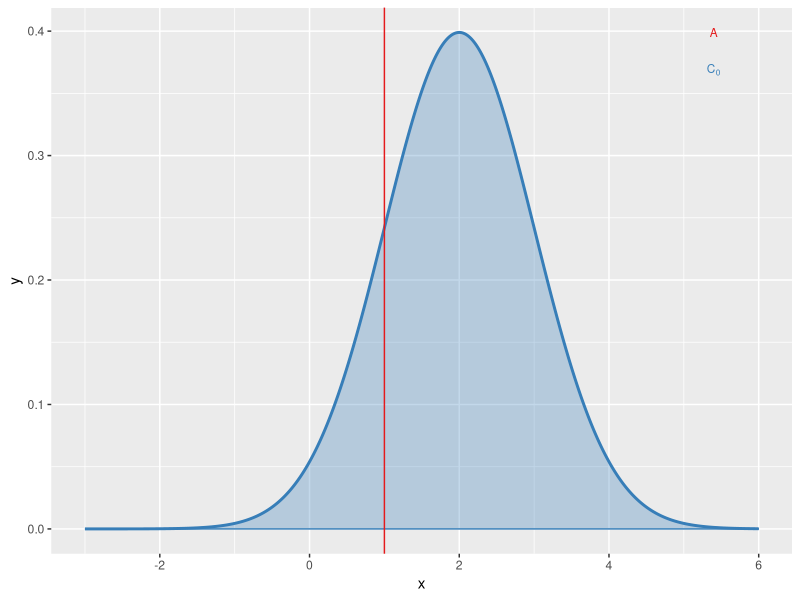
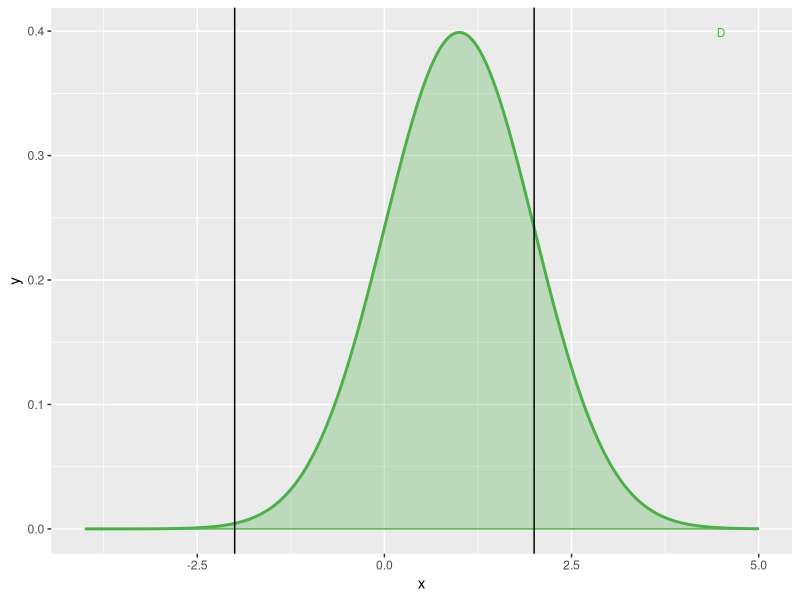
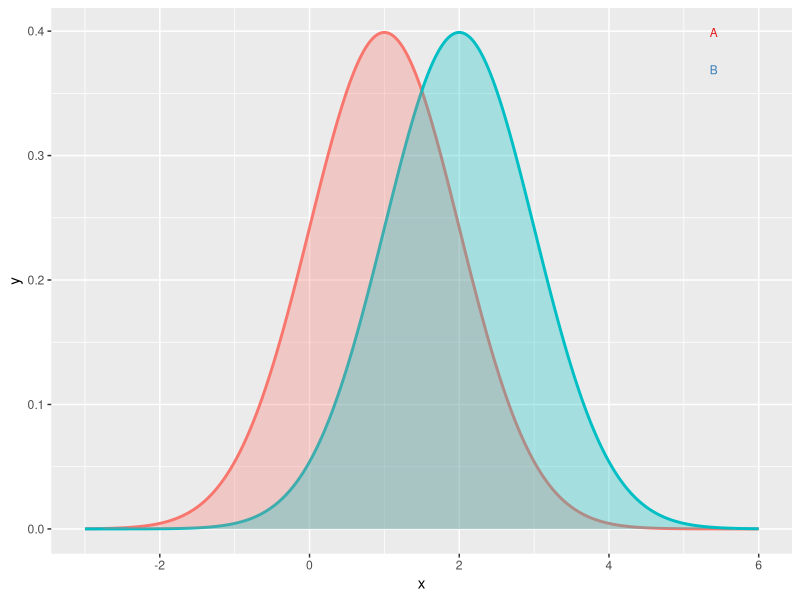
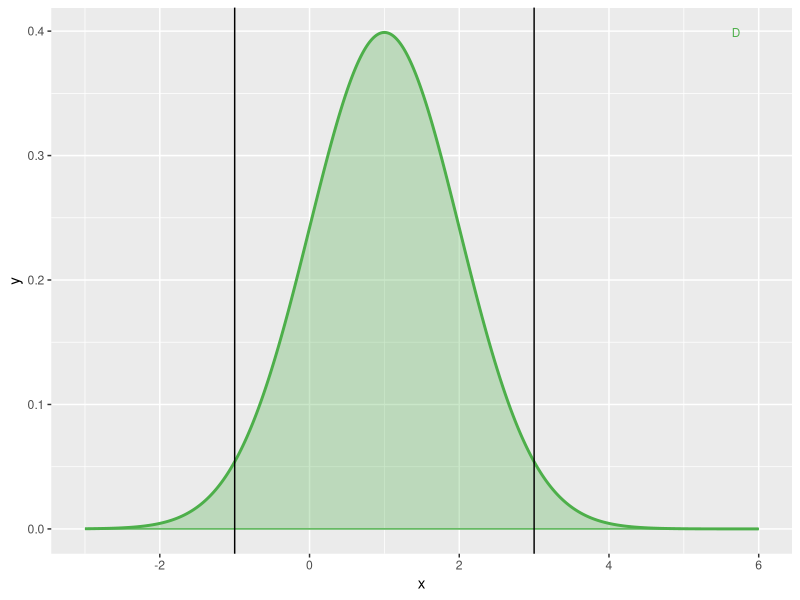
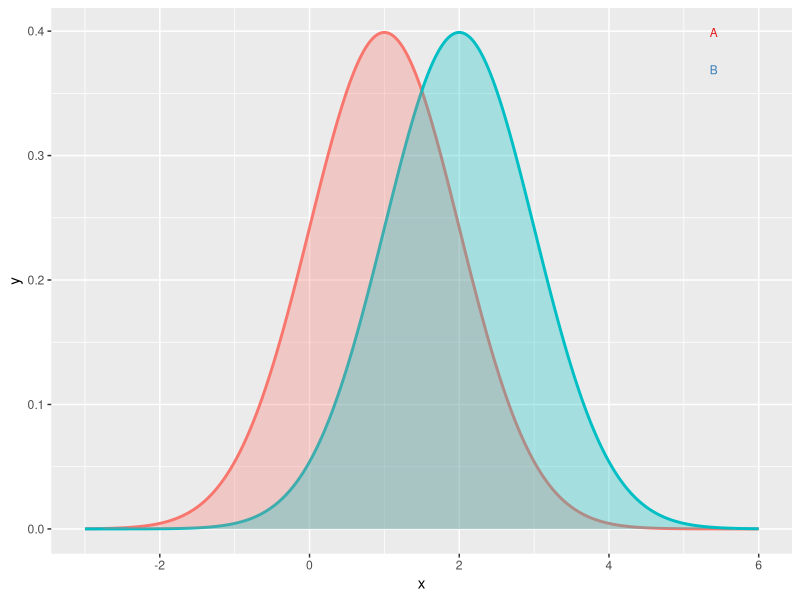

The R source for these figures, in order:

# This script produces a figure defining MAXEL for one-sample and two-sample two-tailed datasets
# Bruce Corliss
# 9/1/2019

# Load packages
library(ggplot2)
library(tibble)
library(RColorBrewer)
library(broom)
library(gridExtra)
library(grid)
library(rlang)

setTimeLimit(cpu = Inf, elapsed = Inf, transient = FALSE)
setSessionTimeLimit(cpu = Inf, elapsed = Inf)

# choose colors for plotting
color_pal = brewer.pal(3, "Set1")

# Initial parameters
nsamples = 15
ngroups = 2
set.seed(0)
dist_text_size=3;
title_font_size=7;
equ_font_size=8;

### Case 1: one-sample
# 1.1 distribution A, B
x <- seq(-3,6,.01)
mu <- 2
sd <- 1
data1_1 = tibble(group=factor("1"), x=x,
         y=smooth.spline(x,dnorm(x, mean = mu, sd = sd, log = FALSE))$y)
C0 <- 1;
p1_1 <- ggplot(data1_1, aes(x = x, y = y, group = group, fill = color_pal[2])) +
  geom_line(size = 1, color = color_pal[2]) + 
  geom_ribbon(data = data1_1, aes(x = x,ymax = y),ymin = 0, alpha=0.3, color = color_pal[2], fill = color_pal[2]) +
  annotate("text",x=max(data1_1$x)*.9, y=c(max(data1_1$y), max(data1_1$y)-.03),
           label = c("A","C[0]"), parse=TRUE,color=color_pal[c(1,2)],
           size = dist_text_size,hjust = c(.5,.5)) + 
  geom_vline(xintercept=C0, color = color_pal[1]) + 
#  annotateText = c("A","C[0]", hjustvar = c(0,0), justvar = c(1,1)) +
#  annotate("text", x = 5, y = 0.4 + 0.02, label = "C[0]",
#           parse=TRUE,color=color_pal[1],size = dist_text_size) +
  theme(plot.title = element_text(hjust = 1,size = title_font_size),legend.position = "none") 


### 1.2: difference with one-sample
data1_2 <- data1_1
data1_2$x <- data1_1$x-C0
p1_2 <- ggplot(data1_2, aes(x = x, y = y, group = group, fill = color_pal[3])) +
  geom_line(size = 1, color = color_pal[3]) + 
  geom_ribbon(data = data1_2, aes(x = x,ymax = y),ymin = 0, alpha=0.3, 
              color = color_pal[3], fill = color_pal[3]) +
  annotate("text",x=max(data1_2$x)*.9, y=max(data1_2$y), label = "D",
           parse=TRUE,color=color_pal[3],size = dist_text_size,hjust = .5) + 
  theme(plot.title = element_text(hjust = 1, size = title_font_size)) +
  geom_vline(xintercept=-2*sd) +
  geom_vline(xintercept=+2*sd)


### Case 2: two sample paired
# 2.1 distribution A, B
x <- seq(-3,6,.01)
mu <- c(1,2)
sd <- c(1,1)
data2_1 = rbind(
  tibble(group=factor("1"), x=x,
         y=smooth.spline(x,dnorm(x, mean = mu[1], sd = 1, log = FALSE))$y),
  tibble(group=("2"), x=x,
         y=smooth.spline(x,dnorm(x, mean = mu[2], sd = 1, log = FALSE))$y))

p2_1 <- ggplot(data2_1, aes(x=x, y=y, group=group, fill=group)) +
  geom_line(size=1,aes(color=group)) + 
  geom_ribbon(data=data2_1, 
              aes(x=x,ymax=y),ymin=0,alpha=0.3) +
  annotate("text",x=max(data2_1$x)*.9, y=c(max(data2_1$y), max(data1_1$y)-.03),
           label = c("A","B"), parse=TRUE,color=color_pal[c(1,2)],
           size = dist_text_size,hjust = c(.5,.5)) + 
  theme(plot.title = element_text(hjust = 1, size = title_font_size),legend.position = "none") 


### 2.2: difference two sample paired
x3_2 <- seq(-3,6,.01)
data2_2 = tibble(group=factor("1"), x=x3_2,
                 y=smooth.spline(x,dnorm(x, mean = mu[2]-mu[1], sd = 1, log = FALSE))$y)
p2_2 <-ggplot(data2_2, aes(x=x, y=y, group=group, fill=group, color=color_pal[3])) +
  geom_line(size=1,color=color_pal[3]) + 
  geom_ribbon(ymax = data2_2$y,aes(ymin=0), alpha = 0.3, fill=color_pal[3],color=color_pal[3]) +
  annotate("text",x=max(data2_2$x)*.95, y=max(data2_2$y), label = "D",
           parse=TRUE,color=color_pal[3],size = dist_text_size,hjust = .5) +
  geom_vline(xintercept=mu[2]-mu[1]-2*sd[1]) +
  geom_vline(xintercept=mu[2]-mu[1]+2*sd[2]) +
  theme(plot.title = element_text(hjust = 1, size = title_font_size)) 

### Case 3: Unpaired two-sample
# 3.1 distribution A, B
x <- seq(-3,6,.01)
mu <- c(1,2)
sd <- c(1,1)
data3_1 = rbind(
  tibble(group=factor("1"), x=x,
         y=smooth.spline(x,dnorm(x, mean = mu[1], sd = 1, log = FALSE))$y),
  tibble(group=("2"), x=x,
         y=smooth.spline(x,dnorm(x, mean = mu[2], sd = 1, log = FALSE))$y))

p3_1 <- ggplot(data3_1, aes(x=x, y=y, group=group, fill=group)) +
  geom_line(size=1,aes(color=group)) + 
  geom_ribbon(data=data3_1, aes(x=x,ymax=y),ymin=0,alpha=0.3) +
  annotate("text",x=max(data3_1$x)*.9, y=c(max(data3_1$y), max(data1_1$y)-.03),
           label = c("A","B"), parse=TRUE,color=color_pal[c(1,2)],
           size = dist_text_size,hjust = c(.5,.5)) +  
  theme(plot.title = element_text(hjust = 1, size = title_font_size),legend.position = "none") 


### 3.2: difference of Unpaired two-sample
x3_2 <- seq(-3,6,.01)
data3_2 = tibble(group=factor("1"), x=x3_2,
                 y=smooth.spline(x,dnorm(x, mean = mu[2]-mu[1], sd = 1, log = FALSE))$y)
p3_2 <-ggplot(data3_2, aes(x=x, y=y, group=group, fill=group, color=color_pal[3])) +
  geom_line(size=1,color=color_pal[3]) + 
  geom_ribbon(ymax = data3_2$y,aes(ymin=0), alpha = 0.3, fill=color_pal[3],color=color_pal[3]) +
  annotate("text",x=max(data3_2$x)*.9, y=max(data3_2$y), label = "D",
           parse=TRUE,color=color_pal[3],size = dist_text_size,hjust = .5) +
  geom_vline(xintercept=mu[2]-mu[1]-2*sd[1]) +
  geom_vline(xintercept=mu[2]-mu[1]+2*sd[2]) +
  theme(plot.title = element_text(hjust = 1, size = 10)) 


### Figure creation
## Assign objects to GROB table
# Column names
gs <- lapply(1:16, function(ii) grobTree(rectGrob(gp = gpar(fill = ii, alpha = 0.5)), textGrob(ii)))
gs[[2]] <- textGrob("Initial Distribution", just = "centre", gp = gpar(fontface = "bold", fontsize = 10))
gs[[3]] <- textGrob("Effect Distribution", just = "centre", gp = gpar(fontface = "bold", fontsize = 10))
gs[[4]] <- textGrob("Equations", just = "centre", gp = gpar(fontface = "bold", fontsize = 10))


# Row Names for figure
gs[[1]] <- textGrob("", rot = 90)
gs[[5]] <- textGrob("1-Sample", rot = 90, just = "centre", gp = gpar(fontface = "bold", fontsize = 10))
gs[[9]] <- textGrob("2-Sample, Paired", rot = 90, just = "centre", gp=gpar(fontface = "bold", fontsize = 10))
gs[[13]] <- textGrob("2-Sample, Unpaired", rot = 90, just = "centre", gp = gpar(fontface = "bold", fontsize = 10))

### Equations for figure %>% 


df_1s <- data.frame(equations = c(
  "list(A==N(mu[A],sigma[A]),~~C[0]==1)",
  "list(italic(bar(x)[D])==bar(x)[A]-C[0],~s[D]^2==s[A]^2)",
  "MXL==max*({}~abs({}~italic(bar(x)[1])-C[0]%+-%italic(t)[alpha/2]~s[1]~{})~{})"
  ))

df_2s_p <- data.frame(equations = c(
  "list(A==N(mu[A],sigma[A]),B==N(mu[B],sigma[B]))",
  "italic(bar(x)[D])==frac(1,n)*phantom(0)*sum({}~(x[list(i,A)]-x[list(i,B)])~{},i==1,n)",
  "s[D]== sqrt(frac(1,n)*phantom(0)*sum((x[list(i,A)]-x[list(i,B)]-italic(bar(x)[D])),i==1,n)^2)",
  "MXL==max*({}~abs({}~italic(bar(x)[D])%+-%italic(t)[alpha/2]~s[D]/sqrt(n)~{})~{})",
  "Rel~MXL==frac(max*({}~abs({}~italic(bar(x)[D])%+-%italic(t)[alpha/2]~s[D]~{})~{}),
     min*({}~abs({}~italic(bar(x)[A])%+-%italic(t)[alpha/2]~s[A]/sqrt(n)~{})~{}))"
))

df_2s_unp <- data.frame(equations = c(
  "list(A==N(mu[A],sigma[A]),B==N(mu[B],sigma[B]))",
  "list(italic(bar(x)[A])==sum(frac(italic(bar(x)[A]),n),i==1,n)~~-sum(frac(italic(bar(x)[B]),n),i==1,n),s[D]==sqrt(s[A]^2/n + s[B]^2/n))",
  "MXL==max*({}~abs({}~italic(bar(x)[D])%+-%italic(t)[alpha/2]~s[D]/sqrt(n)~{})~{})",
  "Rel~MXL==frac(max*({}~abs({}~italic(bar(x)[D])%+-%italic(t)[alpha/2]~s[D]~{})~{}),
    min*({}~abs({}~italic(bar(x)[A])%+-%italic(t)[alpha/2]~s[A]/sqrt(n)~{})~{}))"
))

tt = ttheme_minimal(core=list(fg_params=list(hjust=0,x=0.02,fontsize=10,fontfamily="serif",parse=TRUE)))



# One sample test
a=ggplotGrob(p1_1)
gs[[6]] <- p1_1
gs[[7]] <- p1_2
gs[[8]] <- tableGrob( d = df_1s,rows=NULL, cols=NULL,theme=tt)
# Two sample, paired
gs[[10]] <- p2_1
gs[[11]] <- p2_2
gs[[12]] <- tableGrob( d = df_2s_p,rows=NULL, cols=NULL,theme=tt)
# Two sample, unpaired
gs[[14]] <- p3_1
gs[[15]] <- p3_2
gs[[16]] <- tableGrob( d = df_2s_unp,rows=NULL, cols=NULL,theme=tt)


# Arrange grob obejcts into grid
gt <- arrangeGrob(grobs = gs, layout_matrix = rbind(seq(1,4,1),
                                                    seq(5,8,1),
                                                    seq(9,12,1),
                                                    seq(13,16,1)))

# Add outlines around columna and row names
gt <- gtable::gtable_add_grob(gt, grobs = rectGrob(gp=gpar(fill=NA, lwd=2)), 
                              t = 1, b = 1, l = 2, r = ncol(gt))

gt <- gtable::gtable_add_grob(gt, grobs = rectGrob(gp=gpar(fill=NA, lwd=2)), 
                              t = 2, b = nrow(gt), l = 1, r = 1)

# Change relative height of gtable rows
gt$heights <- unit(c(.04, .32,.32, .32), "npc")
gt$widths <- unit(c(.035, .325, .325, .3), "npc")




gt_pad <- gtable::gtable_add_padding(gt, unit(0, "inch"))




ggsave("figure/figure_1_maxel_definition.pdf", gt_pad, device = "pdf", path = NULL,
       scale = 1, width = 7, height = 7, units = "in",
       dpi = 300, limitsize = TRUE,paper="letter")




# 
# 
# 
# # Table of MAXEL equations
# equ_tbl = data.frame(maxel = c("d == bar(X[A]) + bar(X[B])",
#                                "d == bar(X[A]) + bar(X[B])",
#                                "d == bar(X[A]) + bar(X[B])"), 
#                      rel_maxel = c("d==bar(X[A])+bar(X[B])", 
#                                    "d == bar(X[A]) + bar(X[B])",
#                                    "d == bar(X[A]) + bar(X[B])"))
# colnames(equ_tbl) <- c("MAXEL", "Rel. MAXEL")
# tt <- ttheme_default(core=list(fg_params = list(parse=TRUE)))
# g <- tableGrob(equ_tbl, theme=tt)
# g$heights <- unit(rep(1/nrow(g), nrow(g)), "npc")
# grid.draw(g)